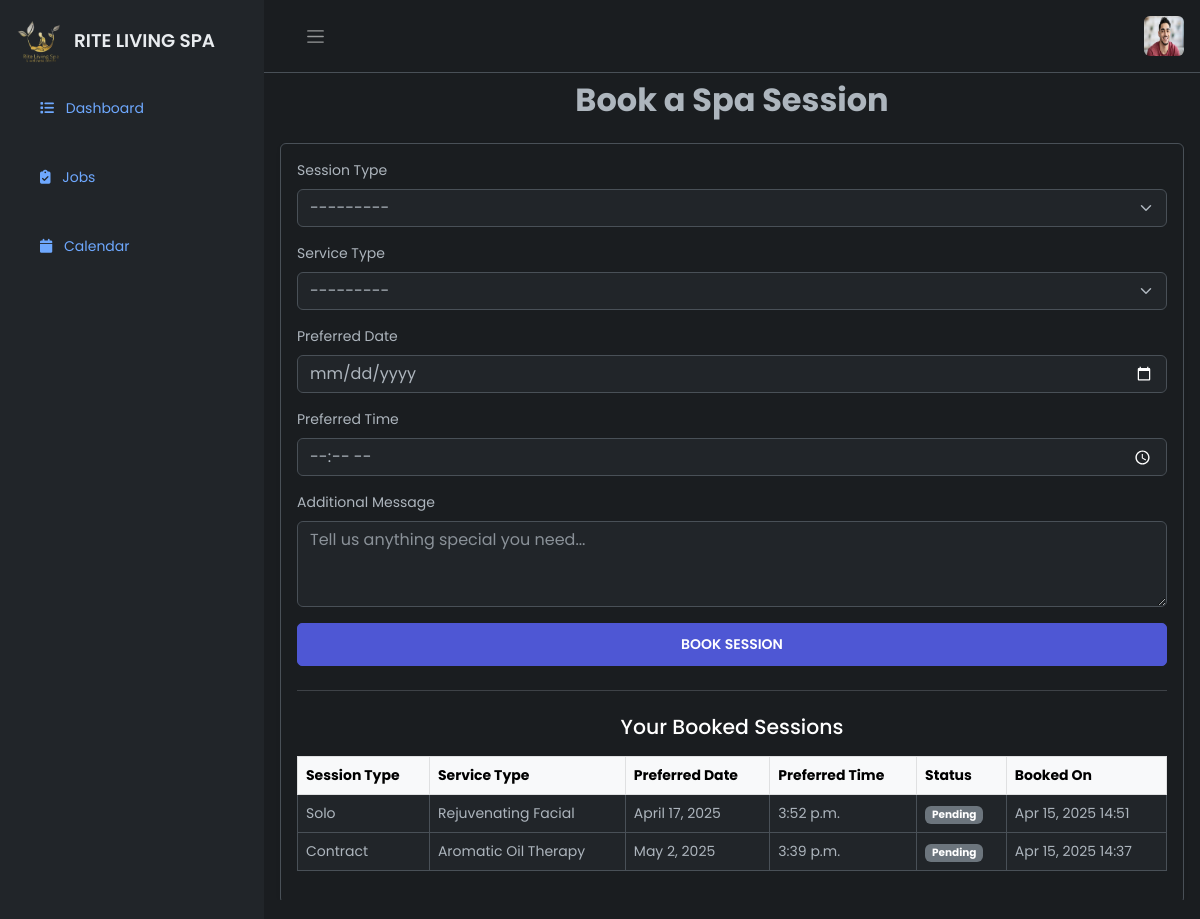
Before: /book-session (signed in) with the older database file.
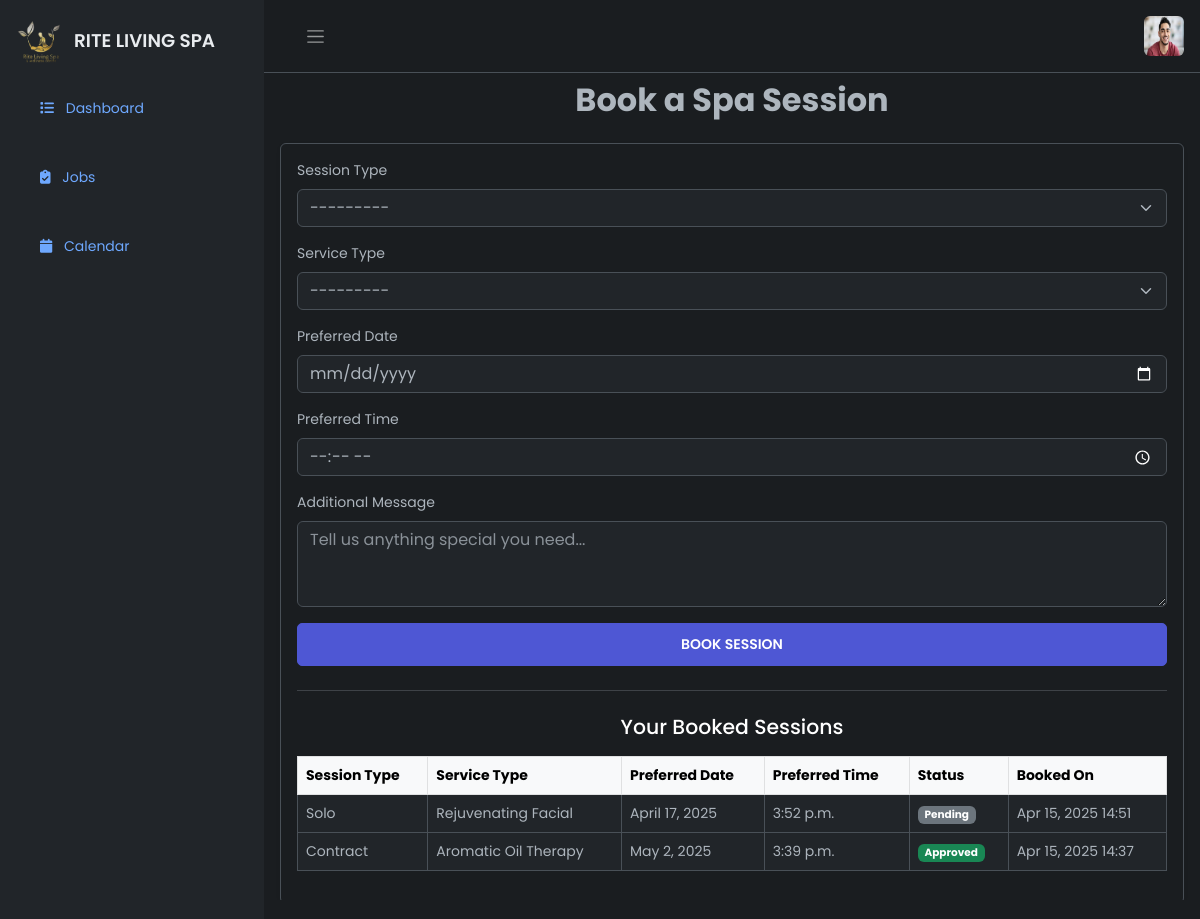
After: the same page with the newer database file.
### firstApp/models.py (models this page shows, shortened)
class SpaSessionBooking(models.Model):
    SESSION_TYPE_CHOICES = [
        ('contract', 'Contract'),
        ('solo', 'Solo'),
    ]
    SERVICE_TYPE_CHOICES = [
        ('massage', 'Relaxing Massage'),
        ('facial', 'Rejuvenating Facial'),
        ('aromatic', 'Aromatic Oil Therapy'),
        ('bath', 'Lavender Bath Soak'),
    ]
    STATUS_CHOICES = [
        ('pending', 'Pending'),
        ('approved', 'Approved'),
        ('declined', 'Declined'),
    ]
    user = models.ForeignKey(CustomUser, on_delete=models.CASCADE, related_name='spa_bookings')
    session_type = models.CharField(max_length=10, choices=SESSION_TYPE_CHOICES, null=True, blank=True)
    service_type = models.CharField(max_length=20, choices=SERVICE_TYPE_CHOICES, null=True, blank=True)
    preferred_date = models.DateField(null=True, blank=True)
    preferred_time = models.TimeField(null=True, blank=True)
    message = models.TextField(null=True, blank=True)
    status = models.CharField(
        max_length=10,
        choices=STATUS_CHOICES,
        default='pending',
        null=True,
        blank=True
    )
    created_at = models.DateTimeField(auto_now_add=True)

### firstApp/views.py (the view)
# urls.py: path('book-session', BookPageView, name='booksessionpage'),
@login_required(login_url='loginpage')
def BookPageView(request):
    user = request.user
    if request.method == 'POST':
        form = SpaSessionBookingForm(request.POST)
        if form.is_valid():
            booking = form.save(commit=False)
            booking.user = request.user
            booking.save()
            form = SpaSessionBookingForm()
            return redirect('booksessionpage')
    else:
        form = SpaSessionBookingForm()
    user_bookings = SpaSessionBooking.objects.filter(user=request.user).order_by('-created_at')
    orders = Order.objects.select_related('client', 'product').order_by('-created_at')
    order_count = orders.count()
    user_order_count = orders.filter(client=user).count()
    user_orders = Order.objects.filter(client=user).select_related('product').prefetch_related('messages').order_by('-created_at')
    user_order_count_show = user_orders.count()
    context = {
        'user' : user,
        'orders': orders,
        'form': form,
        'bookings': user_bookings,
        'order_count': order_count,
        'user_order_count': user_order_count,
        'user_orders': user_orders,
        'user_order_count_show': user_order_count_show
    }
    return render(request, 'auth/booksession.html', context)

### firstApp/forms.py
class SpaSessionBookingForm(forms.ModelForm):
    class Meta:
        model = SpaSessionBooking
        fields = ['session_type', 'service_type', 'preferred_date', 'preferred_time', 'message']
        widgets = {
            'session_type': forms.Select(attrs={'class': 'form-select'}),
            'service_type': forms.Select(attrs={'class': 'form-select'}),
            'preferred_date': forms.DateInput(attrs={'class': 'form-control', 'type': 'date'}),
            'preferred_time': forms.TimeInput(attrs={'class': 'form-control', 'type': 'time'}),
            'message': forms.Textarea(attrs={'class': 'form-control', 'placeholder': 'Tell us anything special you need...', 'rows': 3}),
        }
    def __init__(self, *args, **kwargs):
        super(SpaSessionBookingForm, self).__init__(*args, **kwargs)
        for field in self.fields.values():
            if not isinstance(field.widget, forms.Select):
                field.widget.attrs['class'] = 'form-control'

### firstApp/templates/auth/booksession.html (shortened to what this page needs)
{% extends 'auth/maindash.html' %}
{% load static %}
{% block content %}
<div class="main">
    {% include 'auth/nav.html' %}
    <main class="content px-3 py-2" style="max-height: 90vh; overflow-y: auto;">
        <h2 class="text-center fw-bold mb-4">Book a Spa Session</h2>
        <div class="row justify-content-center">
            <div class="col-md-12">
                <div style="padding-right: 10px;" class="border rounded p-3 shadow-sm">
                    <form method="POST" novalidate>
                        <div class="mb-3">
                            <label class="form-label">Session Type</label>
                            {{ form.session_type }}
                        </div>
                        <div class="mb-3">
                            <label class="form-label">Service Type</label>
                            {{ form.service_type }}
                        </div>
                        <div class="mb-3">
                            <label class="form-label">Preferred Date</label>
                            {{ form.preferred_date }}
                        </div>
                        <div class="mb-3">
                            <label class="form-label">Preferred Time</label>
                            {{ form.preferred_time }}
                        </div>
                        <div class="mb-3">
                            <label class="form-label">Additional Message</label>
                            {{ form.message }}
                        </div>
                        <div class="d-grid">
                            <button type="submit" class="btn btn-brand">Book Session</button>
                        </div>
                    </form>
                    <hr class="my-4">
                    <h4 class="text-center mb-3">Your Booked Sessions</h4>
                    <div class="table-responsive">
                        <table class="table table-bordered table-hover align-middle">
                            <thead class="table-light">
                                <tr>
                                    <th>Session Type</th>
                                    <th>Service Type</th>
                                    <th>Preferred Date</th>
                                    <th>Preferred Time</th>
                                    <th>Status</th>
                                    <th>Booked On</th>
                                </tr>
                            </thead>
                            <tbody>
                                {% for booking in bookings %}
                                <tr>
                                    <td>{{ booking.get_session_type_display }}</td>
                                    <td>{{ booking.get_service_type_display }}</td>
                                    <td>{{ booking.preferred_date }}</td>
                                    <td>{{ booking.preferred_time }}</td>
                                    <td>
                                        {% if booking.status == 'approved' %}
                                        <span class="badge bg-success">Approved</span>
                                        {% elif booking.status == 'declined' %}
                                        <span class="badge bg-danger">Declined</span>
                                        {% else %}
                                        <span class="badge bg-secondary">Pending</span>
                                        {% endif %}
                                    </td>
                                    <td>{{ booking.created_at|date:"M d, Y H:i" }}</td>
                                </tr>
                                {% empty %}
                                <tr>
                                    <td colspan="6" class="text-center">You have not booked any sessions yet.</td>
                                </tr>
                                {% endfor %}
                            </tbody>
                        </table>
                    </div>
                </div>
            </div>
        </div>
    </main>
</div>
{% endblock %}

Changed rows visible on the page:
changed SpaSessionBooking "Contract": status "Pending" → "Approved"
